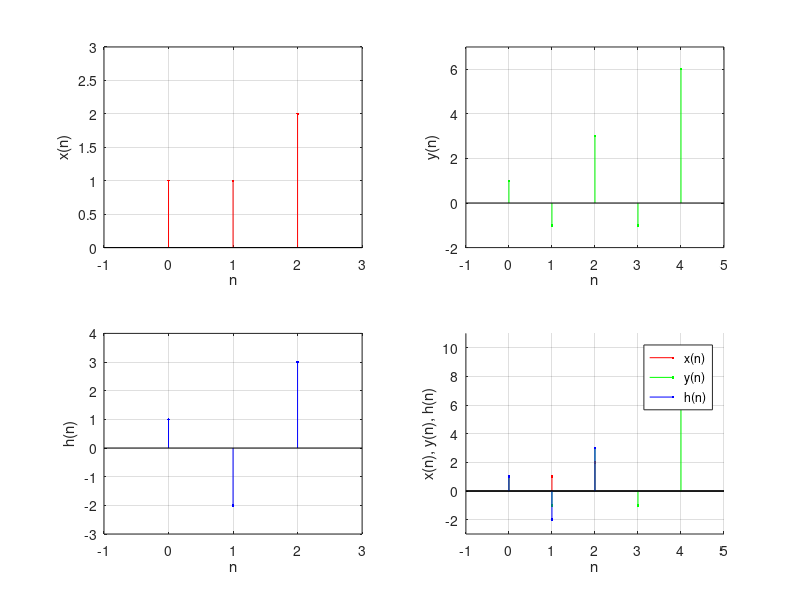

Here is the MATLAB script that generated this plot:
% Ejercicio 11
% Obtencion de h(n) a partir de x(n) y y(n) usando convolucion.

% Secuencia entrada x(n) y salida y(n).
x = [1 1 2];
y = [1 -1 3 -1 6];

% Longitud de h(n): Nh.
Nx = length(x); % Longitud de x(n).
Ny = length(y); % Longitud de y(n).
Nh = Ny-Nx+1;

% Condiciones iniciales.
h1 = 0;
h2 = 0;

for n = (1:1:Nh) % Algoritmo recursivo de calculo.
  h(n) = ( y(n) - h1*x(2) - h2*x(3) )/x(1);
  
  % Cambio de condiciones.
  h2 = h1;
  h1 = h(n);
  endfor

% Graficacion.
% Se corren a n+1 para que empiece en n = 0 la graficacion.

figure;
subplot(2,2,1);
stem(n = 0:1:(Nx-1), x(n+1), 'r.');
grid;
axis([-1,3,0,3]);
xlabel('n');
ylabel('x(n)');

subplot(2,2,2);
stem(n = 0:1:(Ny-1), y(n+1), 'g.');
grid;
axis([-1,5,-2,7]);
xlabel('n');
ylabel('y(n)');

subplot(2,2,3);
stem(n = 0:1:(Nh-1), h(n+1), 'b.');
grid;
axis([-1,3,-3,4]);
xlabel('n');
ylabel('h(n)');

subplot(2,2,4);
hold on;
stem(n = 0:1:(Nx-1), x(n+1), 'r.');
stem(n = 0:1:(Ny-1), y(n+1), 'g.');
stem(n = 0:1:(Nh-1), h(n+1), 'b.');
hold off;
grid;
axis([-1,5,-3,11]);
xlabel('n');
ylabel('x(n), y(n), h(n)');
legend('x(n)','y(n)','h(n)');
